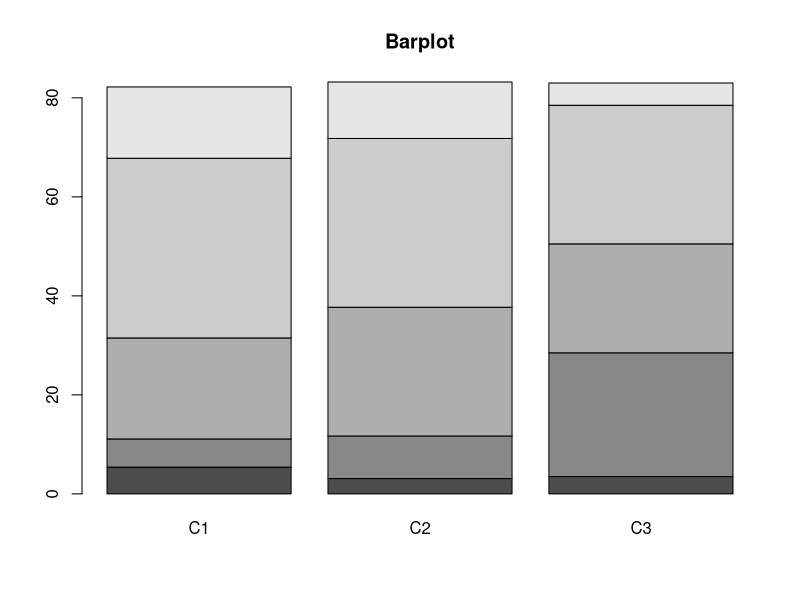

Source code (R):
# Title     : TODO
# Objective : TODO
# Created by: justk
# Created on: 2021-09-19

#Sys.setlocale("LC_CTYPE", ".1251")

percData <- read.table('./ch1/example2/perc.txt', header = T)
percData <- as.matrix(percData)
var.name <- colnames(percData)
case.name <- rownames(percData)

barplot(percData, names=var.name)
#legend(locator(1), case.name)
title('Barplot')